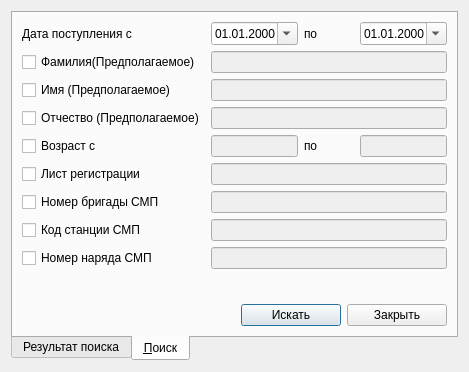
<?xml version="1.0" encoding="UTF-8"?>
<ui version="4.0">
 <class>NilDialog</class>
 <widget class="QDialog" name="NilDialog">
  <property name="geometry">
   <rect>
    <x>0</x>
    <y>0</y>
    <width>469</width>
    <height>372</height>
   </rect>
  </property>
  <property name="windowTitle">
   <string>Поиск сведений о НИЛ</string>
  </property>
  <layout class="QGridLayout" name="gridLayout_3">
   <item row="0" column="0">
    <widget class="QTabWidget" name="tabWidget">
     <property name="sizePolicy">
      <sizepolicy hsizetype="Preferred" vsizetype="Expanding">
       <horstretch>0</horstretch>
       <verstretch>0</verstretch>
      </sizepolicy>
     </property>
     <property name="tabPosition">
      <enum>QTabWidget::South</enum>
     </property>
     <property name="tabShape">
      <enum>QTabWidget::Rounded</enum>
     </property>
     <property name="currentIndex">
      <number>1</number>
     </property>
     <widget class="QWidget" name="tabHospitalizationEvent">
      <attribute name="title">
       <string>Результат поиска</string>
      </attribute>
      <layout class="QVBoxLayout">
       <property name="spacing">
        <number>4</number>
       </property>
       <property name="margin">
        <number>4</number>
       </property>
       <item>
        <widget class="QTableView" name="tableView"/>
       </item>
      </layout>
     </widget>
     <widget class="QWidget" name="tabSearch">
      <attribute name="title">
       <string>&amp;Поиск</string>
      </attribute>
      <layout class="QGridLayout" name="gridLayout_2">
       <item row="0" column="0">
        <widget class="QLabel" name="label">
         <property name="text">
          <string>Дата поступления с </string>
         </property>
        </widget>
       </item>
       <item row="0" column="1">
        <widget class="CDateEdit" name="edtDateKhodatSince">
         <property name="enabled">
          <bool>true</bool>
         </property>
         <property name="displayFormat">
          <string>dd.MM.yyyy</string>
         </property>
         <property name="calendarPopup">
          <bool>true</bool>
         </property>
        </widget>
       </item>
       <item row="0" column="2">
        <widget class="QLabel" name="label_2">
         <property name="text">
          <string>по</string>
         </property>
        </widget>
       </item>
       <item row="0" column="3">
        <widget class="CDateEdit" name="edtDateKhodatTill">
         <property name="enabled">
          <bool>true</bool>
         </property>
         <property name="displayFormat">
          <string>dd.MM.yyyy</string>
         </property>
         <property name="calendarPopup">
          <bool>true</bool>
         </property>
        </widget>
       </item>
       <item row="1" column="0">
        <widget class="QCheckBox" name="chkLastName">
         <property name="enabled">
          <bool>true</bool>
         </property>
         <property name="text">
          <string>Фамилия(Предполагаемое)</string>
         </property>
        </widget>
       </item>
       <item row="1" column="1" colspan="3">
        <widget class="QLineEdit" name="edtLastName">
         <property name="enabled">
          <bool>false</bool>
         </property>
        </widget>
       </item>
       <item row="2" column="0">
        <widget class="QCheckBox" name="chkFirstName">
         <property name="text">
          <string>Имя (Предполагаемое)</string>
         </property>
        </widget>
       </item>
       <item row="2" column="1" colspan="3">
        <widget class="QLineEdit" name="edtFirstName">
         <property name="enabled">
          <bool>false</bool>
         </property>
        </widget>
       </item>
       <item row="3" column="0">
        <widget class="QCheckBox" name="chkPatrName">
         <property name="text">
          <string>Отчество (Предполагаемое)</string>
         </property>
        </widget>
       </item>
       <item row="3" column="1" colspan="3">
        <widget class="QLineEdit" name="edtPatrName">
         <property name="enabled">
          <bool>false</bool>
         </property>
        </widget>
       </item>
       <item row="4" column="0">
        <widget class="QCheckBox" name="chkAge">
         <property name="text">
          <string>Возраст с</string>
         </property>
        </widget>
       </item>
       <item row="4" column="1">
        <widget class="QLineEdit" name="edtAgeStart">
         <property name="enabled">
          <bool>false</bool>
         </property>
         <property name="sizePolicy">
          <sizepolicy hsizetype="Preferred" vsizetype="Fixed">
           <horstretch>1</horstretch>
           <verstretch>0</verstretch>
          </sizepolicy>
         </property>
        </widget>
       </item>
       <item row="4" column="2">
        <widget class="QLabel" name="label_3">
         <property name="text">
          <string>по</string>
         </property>
        </widget>
       </item>
       <item row="4" column="3">
        <widget class="QLineEdit" name="edtedtAgeEnd">
         <property name="enabled">
          <bool>false</bool>
         </property>
         <property name="sizePolicy">
          <sizepolicy hsizetype="Preferred" vsizetype="Fixed">
           <horstretch>1</horstretch>
           <verstretch>0</verstretch>
          </sizepolicy>
         </property>
        </widget>
       </item>
       <item row="5" column="0">
        <widget class="QCheckBox" name="chkNlr">
         <property name="text">
          <string>Лист регистрации</string>
         </property>
        </widget>
       </item>
       <item row="5" column="1" colspan="3">
        <widget class="QLineEdit" name="edtChkNlr">
         <property name="enabled">
          <bool>false</bool>
         </property>
         <property name="sizePolicy">
          <sizepolicy hsizetype="Preferred" vsizetype="Fixed">
           <horstretch>1</horstretch>
           <verstretch>0</verstretch>
          </sizepolicy>
         </property>
        </widget>
       </item>
       <item row="6" column="0">
        <widget class="QCheckBox" name="chkNumberSMP">
         <property name="text">
          <string>Номер бригады СМП</string>
         </property>
        </widget>
       </item>
       <item row="6" column="1" colspan="3">
        <widget class="QLineEdit" name="edtNumberSMP">
         <property name="enabled">
          <bool>false</bool>
         </property>
        </widget>
       </item>
       <item row="7" column="0">
        <widget class="QCheckBox" name="chkCodeSMP">
         <property name="text">
          <string>Код станции СМП</string>
         </property>
        </widget>
       </item>
       <item row="7" column="1" colspan="3">
        <widget class="QLineEdit" name="edtCodeSMP">
         <property name="enabled">
          <bool>false</bool>
         </property>
        </widget>
       </item>
       <item row="8" column="0">
        <widget class="QCheckBox" name="chkTeamSMP">
         <property name="text">
          <string>Номер наряда СМП</string>
         </property>
        </widget>
       </item>
       <item row="8" column="1" colspan="3">
        <widget class="QLineEdit" name="edtTeamSMP">
         <property name="enabled">
          <bool>false</bool>
         </property>
        </widget>
       </item>
       <item row="9" column="1">
        <spacer name="verticalSpacer">
         <property name="orientation">
          <enum>Qt::Vertical</enum>
         </property>
         <property name="sizeHint" stdset="0">
          <size>
           <width>20</width>
           <height>85</height>
          </size>
         </property>
        </spacer>
       </item>
       <item row="10" column="0" colspan="4">
        <layout class="QGridLayout" name="gridLayout">
         <item row="0" column="0">
          <spacer>
           <property name="orientation">
            <enum>Qt::Horizontal</enum>
           </property>
           <property name="sizeHint" stdset="0">
            <size>
             <width>231</width>
             <height>20</height>
            </size>
           </property>
          </spacer>
         </item>
         <item row="0" column="1">
          <widget class="QPushButton" name="btnApply">
           <property name="sizePolicy">
            <sizepolicy hsizetype="Fixed" vsizetype="Fixed">
             <horstretch>0</horstretch>
             <verstretch>0</verstretch>
            </sizepolicy>
           </property>
           <property name="minimumSize">
            <size>
             <width>100</width>
             <height>0</height>
            </size>
           </property>
           <property name="text">
            <string>Искать</string>
           </property>
          </widget>
         </item>
         <item row="0" column="2">
          <widget class="QPushButton" name="btnClose">
           <property name="sizePolicy">
            <sizepolicy hsizetype="Fixed" vsizetype="Fixed">
             <horstretch>0</horstretch>
             <verstretch>0</verstretch>
            </sizepolicy>
           </property>
           <property name="minimumSize">
            <size>
             <width>100</width>
             <height>0</height>
            </size>
           </property>
           <property name="text">
            <string>Закрыть</string>
           </property>
          </widget>
         </item>
        </layout>
       </item>
      </layout>
     </widget>
    </widget>
   </item>
  </layout>
 </widget>
 <customwidgets>
  <customwidget>
   <class>CDateEdit</class>
   <extends>QDateEdit</extends>
   <header>library/DateEdit</header>
  </customwidget>
 </customwidgets>
 <tabstops>
  <tabstop>edtLastName</tabstop>
  <tabstop>edtFirstName</tabstop>
  <tabstop>edtPatrName</tabstop>
  <tabstop>btnApply</tabstop>
  <tabstop>btnClose</tabstop>
 </tabstops>
 <resources/>
 <connections>
  <connection>
   <sender>chkLastName</sender>
   <signal>toggled(bool)</signal>
   <receiver>edtLastName</receiver>
   <slot>setEnabled(bool)</slot>
   <hints>
    <hint type="sourcelabel">
     <x>124</x>
     <y>32</y>
    </hint>
    <hint type="destinationlabel">
     <x>290</x>
     <y>30</y>
    </hint>
   </hints>
  </connection>
  <connection>
   <sender>chkFirstName</sender>
   <signal>toggled(bool)</signal>
   <receiver>edtFirstName</receiver>
   <slot>setEnabled(bool)</slot>
   <hints>
    <hint type="sourcelabel">
     <x>65</x>
     <y>55</y>
    </hint>
    <hint type="destinationlabel">
     <x>276</x>
     <y>61</y>
    </hint>
   </hints>
  </connection>
  <connection>
   <sender>chkPatrName</sender>
   <signal>toggled(bool)</signal>
   <receiver>edtPatrName</receiver>
   <slot>setEnabled(bool)</slot>
   <hints>
    <hint type="sourcelabel">
     <x>147</x>
     <y>85</y>
    </hint>
    <hint type="destinationlabel">
     <x>280</x>
     <y>86</y>
    </hint>
   </hints>
  </connection>
  <connection>
   <sender>chkNumberSMP</sender>
   <signal>toggled(bool)</signal>
   <receiver>edtNumberSMP</receiver>
   <slot>setEnabled(bool)</slot>
   <hints>
    <hint type="sourcelabel">
     <x>91</x>
     <y>193</y>
    </hint>
    <hint type="destinationlabel">
     <x>501</x>
     <y>195</y>
    </hint>
   </hints>
  </connection>
  <connection>
   <sender>chkCodeSMP</sender>
   <signal>toggled(bool)</signal>
   <receiver>edtCodeSMP</receiver>
   <slot>setEnabled(bool)</slot>
   <hints>
    <hint type="sourcelabel">
     <x>113</x>
     <y>219</y>
    </hint>
    <hint type="destinationlabel">
     <x>501</x>
     <y>221</y>
    </hint>
   </hints>
  </connection>
  <connection>
   <sender>chkTeamSMP</sender>
   <signal>toggled(bool)</signal>
   <receiver>edtTeamSMP</receiver>
   <slot>setEnabled(bool)</slot>
   <hints>
    <hint type="sourcelabel">
     <x>107</x>
     <y>245</y>
    </hint>
    <hint type="destinationlabel">
     <x>501</x>
     <y>247</y>
    </hint>
   </hints>
  </connection>
  <connection>
   <sender>chkAge</sender>
   <signal>toggled(bool)</signal>
   <receiver>edtAgeStart</receiver>
   <slot>setEnabled(bool)</slot>
   <hints>
    <hint type="sourcelabel">
     <x>187</x>
     <y>141</y>
    </hint>
    <hint type="destinationlabel">
     <x>276</x>
     <y>143</y>
    </hint>
   </hints>
  </connection>
  <connection>
   <sender>chkAge</sender>
   <signal>toggled(bool)</signal>
   <receiver>edtedtAgeEnd</receiver>
   <slot>setEnabled(bool)</slot>
   <hints>
    <hint type="sourcelabel">
     <x>187</x>
     <y>141</y>
    </hint>
    <hint type="destinationlabel">
     <x>501</x>
     <y>143</y>
    </hint>
   </hints>
  </connection>
  <connection>
   <sender>chkNlr</sender>
   <signal>toggled(bool)</signal>
   <receiver>edtChkNlr</receiver>
   <slot>setEnabled(bool)</slot>
   <hints>
    <hint type="sourcelabel">
     <x>171</x>
     <y>158</y>
    </hint>
    <hint type="destinationlabel">
     <x>210</x>
     <y>164</y>
    </hint>
   </hints>
  </connection>
 </connections>
</ui>
